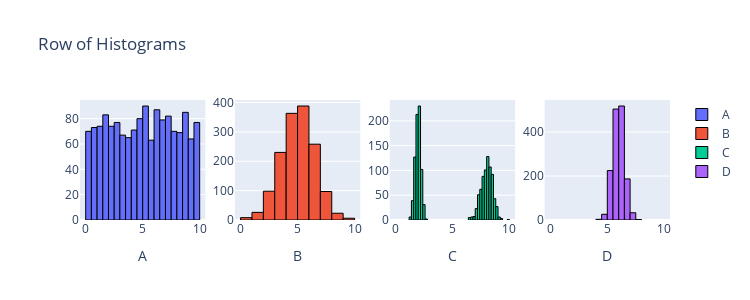

Notebook source saved alongside this figure:
### Markdown cell above
## Q4

### Code cell
from scipy import stats
import plotly.graph_objects as go
from plotly.subplots import make_subplots
import numpy as np

n = 1500
data1 = stats.uniform.rvs(0, 10, size=n)
data2 = stats.norm.rvs(5, 1.5, size=n)
data3 = np.r_[stats.norm.rvs(2, 0.25, size=int(n/2)), stats.norm.rvs(8, 0.5, size=int(n/2))]
data4 = stats.norm.rvs(6, 0.5, size=n)

fig = make_subplots(rows=1, cols=4)

fig.add_trace(go.Histogram(x=data1, name='A', nbinsx=30, marker=dict(line=dict(color='black', width=1))), row=1, col=1)
fig.add_trace(go.Histogram(x=data2, name='B', nbinsx=15, marker=dict(line=dict(color='black', width=1))), row=1, col=2)
fig.add_trace(go.Histogram(x=data3, name='C', nbinsx=45, marker=dict(line=dict(color='black', width=1))), row=1, col=3)
fig.add_trace(go.Histogram(x=data4, name='D', nbinsx=15, marker=dict(line=dict(color='black', width=1))), row=1, col=4)

fig.update_layout(height=300, width=750, title_text="Row of Histograms")
fig.update_xaxes(title_text="A", row=1, col=1)
fig.update_xaxes(title_text="B", row=1, col=2)
fig.update_xaxes(title_text="C", row=1, col=3)
fig.update_xaxes(title_text="D", row=1, col=4)
fig.update_xaxes(range=[-0.5, 10.5])

for trace in fig.data:
    trace.xbins = dict(start=0, end=10)
    
# This code was produced by just making requests to Microsoft Copilot
# https://github.com/pointOfive/stat130chat130/blob/main/CHATLOG/wk3/COP/SLS/0001_concise_makeAplotV1.md

fig.show() # USE `fig.show(renderer="png")` FOR ALL GitHub and MarkUs SUBMISSIONS

### Figure 1 — Plotly figure (JSON) as saved in the notebook; plotly's stock layout.template omitted (floating-point values rounded to 4 significant figures; data arrays with more than 128 entries replaced by an {"elided": "..."} marker saying what was removed)
{"data": [{"marker": {"line": {"color": "black", "width": 1}}, "name": "A", "nbinsx": 30, "type": "histogram", "x": {"elided": "1500 float values"}, "xaxis": "x", "xbins": {"end": 10, "start": 0}, "yaxis": "y"}, {"marker": {"line": {"color": "black", "width": 1}}, "name": "B", "nbinsx": 15, "type": "histogram", "x": {"elided": "1500 float values"}, "xaxis": "x2", "xbins": {"end": 10, "start": 0}, "yaxis": "y2"}, {"marker": {"line": {"color": "black", "width": 1}}, "name": "C", "nbinsx": 45, "type": "histogram", "x": {"elided": "1500 float values"}, "xaxis": "x3", "xbins": {"end": 10, "start": 0}, "yaxis": "y3"}, {"marker": {"line": {"color": "black", "width": 1}}, "name": "D", "nbinsx": 15, "type": "histogram", "x": {"elided": "1500 float values"}, "xaxis": "x4", "xbins": {"end": 10, "start": 0}, "yaxis": "y4"}], "layout": {"height": 300, "title": {"text": "Row of Histograms"}, "width": 750, "xaxis": {"anchor": "y", "domain": [0, 0.2125], "range": [-0.5, 10.5], "title": {"text": "A"}}, "xaxis2": {"anchor": "y2", "domain": [0.2625, 0.475], "range": [-0.5, 10.5], "title": {"text": "B"}}, "xaxis3": {"anchor": "y3", "domain": [0.525, 0.7375], "range": [-0.5, 10.5], "title": {"text": "C"}}, "xaxis4": {"anchor": "y4", "domain": [0.7875, 1], "range": [-0.5, 10.5], "title": {"text": "D"}}, "yaxis": {"anchor": "x", "domain": [0, 1]}, "yaxis2": {"anchor": "x2", "domain": [0, 1]}, "yaxis3": {"anchor": "x3", "domain": [0, 1]}, "yaxis4": {"anchor": "x4", "domain": [0, 1]}}}
